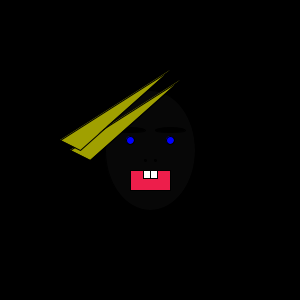
Frame 1 (no input)
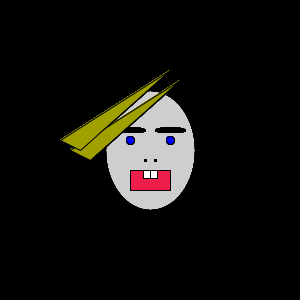
Frame 60 (the mouse pressed at the canvas centre just before this capture)
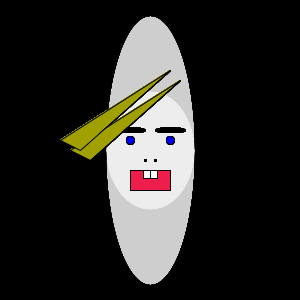
Frame 120 (the mouse held since frame 60 and released just before this capture)

The Processing sketch that drew these frames (run headless with seeded random() and noise(); from frame 60 on, the mouse is pressed at the canvas centre):

// Processing sketch: processing_25600
// ── processing_25600.pde

void setup() {
  size(300,300);
  background(0);
}


//head
void draw(){
  fill(255,7);
  ellipse(150,150,90,120+mouseY);

//brows
fill(0);
ellipse (130,130,30,5);
ellipse (170,130,30,5);

//eyes
fill(0,0,255);
ellipse(130,140,8,8);
ellipse(170,140,8,8);

//nose
fill(0);
ellipse(145,160,2,2);
ellipse(155,160,2,2);

//mouse
fill(237,30,75);
rect(130,170,40,20);

//thooth
fill(255);
rect(150,170,7,8);
rect(143,170,7,8);

//hair
fill(160,160,0);
triangle(70,150,180,80,90,160);
triangle(60,140,170,70,80,150);
}
